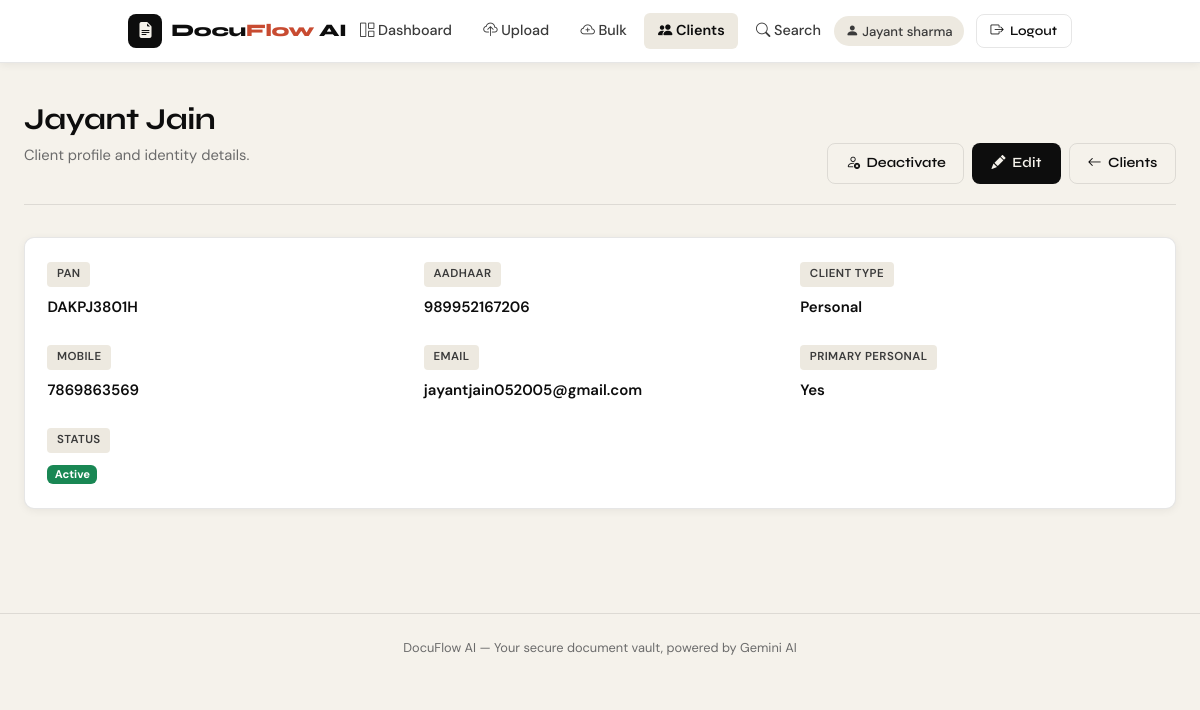
/clients/3 (signed in), run on the app's committed database.
### app/models/client.py (models this page shows)
class Client(db.Model):
    __tablename__ = "clients"
    id = db.Column(
        db.Integer,
        primary_key=True
    )
    firm_id = db.Column(
        db.Integer,
        db.ForeignKey("firms.id"),
        nullable=False
    )
    client_name = db.Column(
        db.String(255),
        nullable=False
    )
    mobile = db.Column(
        db.String(20)
    )
    email = db.Column(
        db.String(255)
    )
    pan_number = db.Column(
        db.String(20),
        nullable=False
    )
    aadhaar_number = db.Column(
        db.String(20)
    )
    created_at = db.Column(
        db.DateTime,
        server_default=db.func.now()
    )
    client_type = db.Column(
    db.String(50)
)
    is_primary_personal = db.Column(
    db.Boolean,
    default=False
)
    is_active = db.Column(
    db.Boolean,
    default=True,
    nullable=False
)
    google_drive_folder_id = db.Column(
    db.String(255)
)

### app/routes/clients.py (the view)
@clients_bp.route("/clients/<int:client_id>")
@login_required
def view_client(client_id):
    client = get_firm_client_or_404(client_id)
    if not client:
        return redirect(url_for("clients.client_list"))
    return render_template(
        "clients/view.html",
        client=client
    )

### app/routes/clients.py (called while the page is built)
def get_firm_client_or_404(client_id):
    client = Client.query.get_or_404(client_id)
    if client.firm_id != session["firm_id"]:
        flash("Unauthorized", "danger")
        return None
    return client

### app/utils/access_control.py (called while the page is built, shortened)
def login_required(f):
    @wraps(f)
    def decorated(*args, **kwargs):
        if "user_id" not in session:
            return redirect(url_for("auth.login"))
        return f(*args, **kwargs)
    return decorated

### app/templates/clients/view.html (shortened to what this page needs)
{% extends "base.html" %}
{% block content %}
<div class="page-header">
  <div>
    <h1>{{ client.client_name }}</h1>
    <p class="subtitle">Client profile and identity details.</p>
  </div>
  <div class="d-flex gap-2 flex-wrap">
    <form method="POST"
          action="{{ url_for('clients.toggle_client_active', client_id=client.id) }}"
          onsubmit="return confirm('{{ 'Deactivate' if client.is_active else 'Activate' }} this client?');">
      <button type="submit"
              class="btn-outline-custom">
        <i class="bi {{ 'bi-person-x' if client.is_active else 'bi-person-check' }}"></i>
        {{ 'Deactivate' if client.is_active else 'Activate' }}
      </button>
    </form>
    <a href="{{ url_for('clients.edit_client', client_id=client.id) }}" class="btn-primary-custom">
      <i class="bi bi-pencil-fill"></i> Edit
    </a>
    <a href="{{ url_for('clients.client_list') }}" class="btn-outline-custom">
      <i class="bi bi-arrow-left"></i> Clients
    </a>
  </div>
</div>
<div class="card-custom">
  <div class="card-body">
    <div class="row g-4">
      <div class="col-md-4">
        <span class="badge-type">PAN</span>
        <div class="mt-2 fw-semibold">{{ client.pan_number }}</div>
      </div>
      <div class="col-md-4">
        <span class="badge-type">Aadhaar</span>
        <div class="mt-2 fw-semibold">{{ client.aadhaar_number or '-' }}</div>
      </div>
      <div class="col-md-4">
        <span class="badge-type">Client Type</span>
        <div class="mt-2 fw-semibold">{{ (client.client_type or '-')|title }}</div>
      </div>
      <div class="col-md-4">
        <span class="badge-type">Mobile</span>
        <div class="mt-2 fw-semibold">{{ client.mobile or '-' }}</div>
      </div>
      <div class="col-md-4">
        <span class="badge-type">Email</span>
        <div class="mt-2 fw-semibold">{{ client.email or '-' }}</div>
      </div>
      <div class="col-md-4">
        <span class="badge-type">Primary Personal</span>
        <div class="mt-2 fw-semibold">{{ 'Yes' if client.is_primary_personal else 'No' }}</div>
      </div>
      <div class="col-md-4">
        <span class="badge-type">Status</span>
        <div class="mt-2 fw-semibold">
          {% if client.is_active %}
          <span class="badge bg-success">Active</span>
          {% else %}
          <span class="badge bg-secondary">Inactive</span>
          {% endif %}
        </div>
      </div>
    </div>
  </div>
</div>
{% endblock %}

### static/css/style.css (style rules this page uses)
html { scroll-behavior: smooth; }

### app/templates/base.html (style rules this page uses)
:root { --ink: #0d0d0d; --ink-mid: #3a3a3a; --ink-soft: #6b6b6b; --paper: #f5f2eb; --paper-alt: #ede9e0; --accent: #c84b31; --accent-2: #2d6a4f; --accent-3: #e8b64b; --surface: #ffffff; --border: rgba(13,13,13,0.10); --shadow-sm: 0 2px 8px rgba(13,13,13,0.06); --shadow-md: 0 6px 24px rgba(13,13,13,0.10); --radius: 10px; --font-display: 'Syne', sans-serif; --font-body: 'DM Sans', sans-serif; }
*, *::before, *::after { box-sizing: border-box; margin: 0; padding: 0; }
body { font-family: var(--font-body); background-color: var(--paper); color: var(--ink); min-height: 100vh; font-size: 15px; line-height: 1.6; }
h1, h2, h3, h4, h5, h6 { font-family: var(--font-display); font-weight: 700; }
a { color: var(--accent); text-decoration: none; }
.btn-primary-custom { background: var(--ink); color: var(--paper); border: none; padding: 0.55rem 1.2rem; border-radius: 8px; font-family: var(--font-display); font-weight: 600; font-size: 0.88rem; letter-spacing: 0.2px; cursor: pointer; transition: background 0.15s, transform 0.1s; display: inline-flex; align-items: center; gap: 0.4rem; text-decoration: none; }
.btn-outline-custom { background: transparent; color: var(--ink); border: 1.5px solid var(--border); padding: 0.5rem 1.1rem; border-radius: 8px; font-family: var(--font-display); font-weight: 600; font-size: 0.88rem; cursor: pointer; transition: border-color 0.15s, background 0.15s; display: inline-flex; align-items: center; gap: 0.4rem; text-decoration: none; }
.page-header { margin-bottom: 2rem; padding-bottom: 1.25rem; border-bottom: 1.5px solid var(--border); display: flex; align-items: flex-end; justify-content: space-between; gap: 1rem; flex-wrap: wrap; }
.page-header h1 { font-size: 1.9rem; letter-spacing: -0.5px; line-height: 1.1; }
.page-header .subtitle { color: var(--ink-soft); font-size: 0.92rem; margin-top: 0.2rem; }
.card-custom { background: var(--surface); border: 1.5px solid var(--border); border-radius: var(--radius); box-shadow: var(--shadow-sm); overflow: hidden; transition: box-shadow 0.2s, transform 0.2s; }
.card-body { padding: 1.4rem; }
.badge-type { display: inline-block; font-size: 0.72rem; font-weight: 600; letter-spacing: 0.4px; text-transform: uppercase; padding: 0.22rem 0.6rem; border-radius: 4px; background: var(--paper-alt); color: var(--ink-mid); }

### data on the page
Client: client_name "Jayant Jain", is_active "Deactivate", pan_number "DAKPJ3801H", aadhaar_number "989952167206", client_type "Personal", mobile "7869863569", email "jayantjain052005@gmail.com", is_primary_personal "Yes"

### other printed values
{{ session.full_name }} "Jayant sharma"
